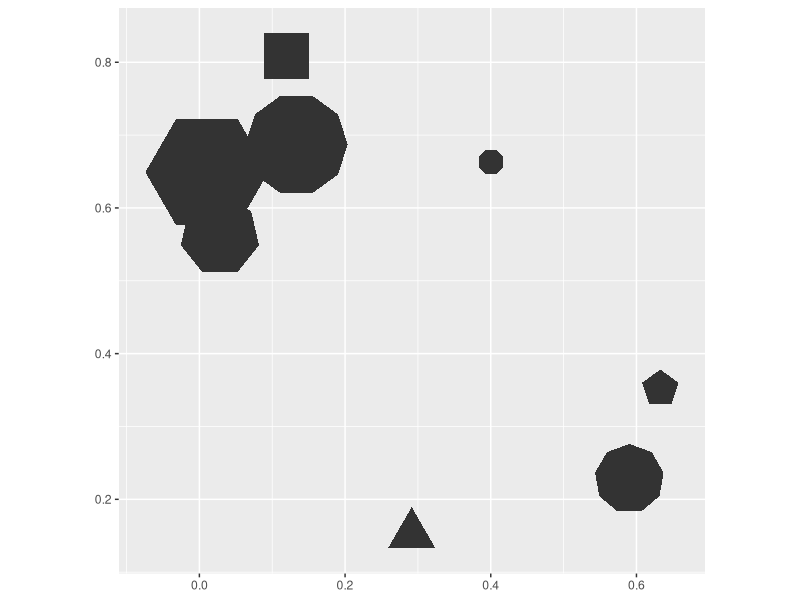
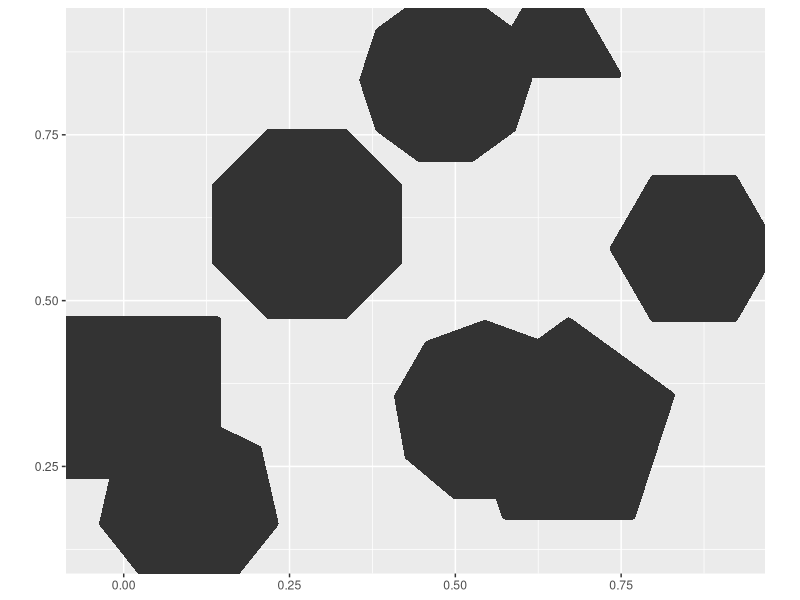
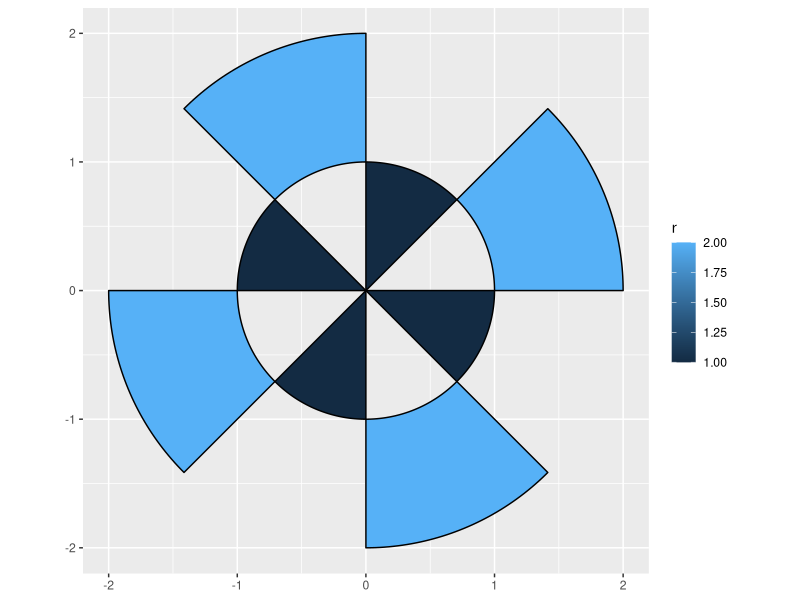
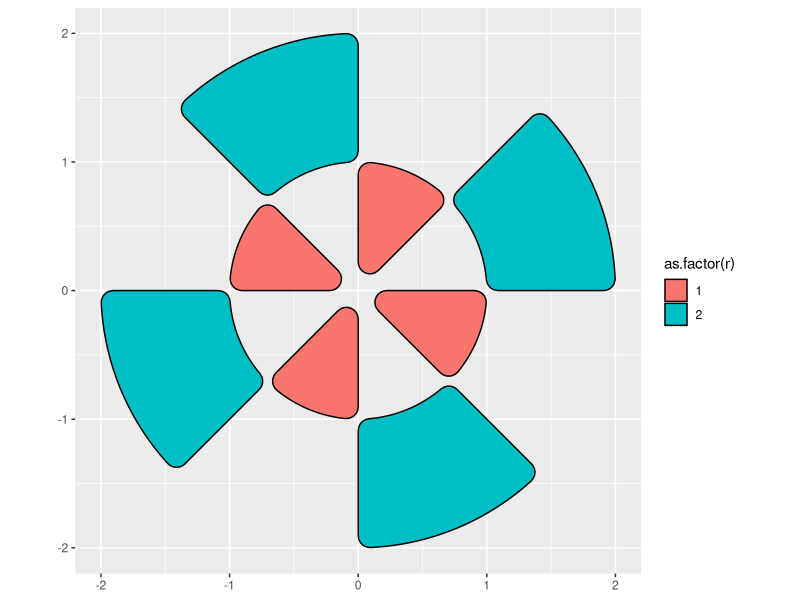
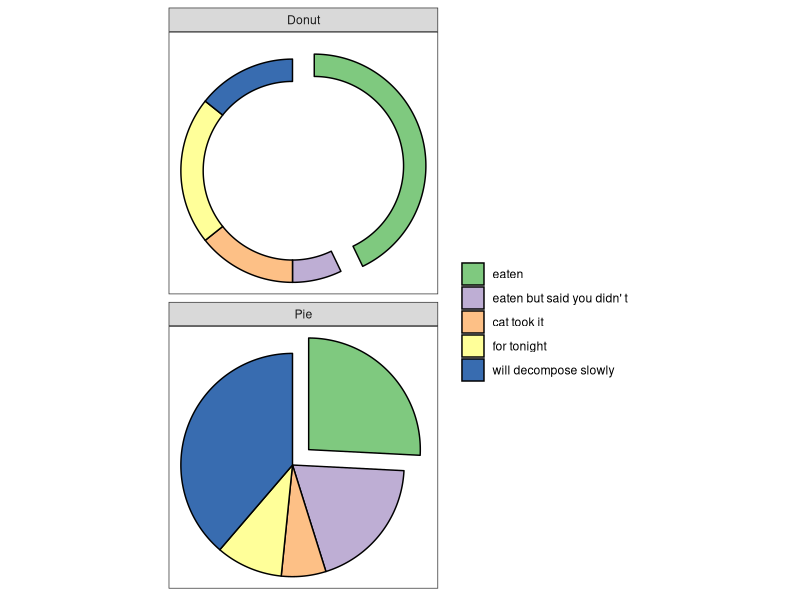

Write R code to recreate these figures, in order.
## ---- chunk 1
knitr::opts_chunk$set(echo = TRUE)
library(ggplot2)
library(ggforce)
## ---- chunk 2
ggplot() +
  geom_regon(aes(x0 = runif(8), y0=runif(8), 
                 sides = sample(3:10, 8), angle = 0,
                 r = runif(8) / 10))+
  coord_fixed()

ggplot() +
  geom_regon(aes(x0 = runif(8), y0 = runif(8), sides = sample(3:10, 8), angle = 0,r = runif(8) / 10), 
             expand = unit(1, 'cm'),
             radius = unit(0.1, 'cm')) +
  coord_fixed()
## ---- chunk 3
arcs <- data.frame(
  start = seq(0, 2*pi, length.out = 9)[-9],
  end = seq(0, 2*pi, length.out = 9)[-1],
  r = rep(1:2, 4)
)

# Behold the arcs
ggplot(arcs) +
  geom_arc_bar(aes(x0=0, y0=0, r0=r-1, r=r, start=start,
                   end=end, fill=r)) +
  coord_fixed()
## ---- chunk 4
ggplot(arcs) +
  geom_arc_bar(aes(x0 = 0, y0 = 0, r0 = r - 1, r = r, start = start, end = end, fill = as.factor(r)), 
               radius = unit(3, 'mm')) +
  coord_equal()
## ---- chunk 5
# if you got values for a pie chart, use stat_pie
states <- c(
  'eaten', "eaten but said you didn\' t", 'cat took it', 'for tonight',
  'will decompose slowly'
)

pie <- data.frame(
  state = factor(rep(states, 2), levels = states),
  type = rep(c('Pie', 'Donut'), each = 5),
  r0 = rep(c(0, 0.8), each = 5),
  focus = rep(c(.2, 0, 0, 0, 0),2),
  amount = c(4, 3, 1, 1.5, 6, 6, 1, 2, 3, 2),
  stringsAsFactors = FALSE
)
## ---- chunk 6
ggplot() + geom_arc_bar(
  aes(x0 = 0, y0 = 0, r0 = r0, r = 1, amount = amount, fill = state, explode= focus),
  data = pie, stat = "pie"
) +
  facet_wrap(~type, ncol = 1) + 
  coord_equal() +
  theme_no_axes() +
  scale_fill_brewer('', type = "qual")
